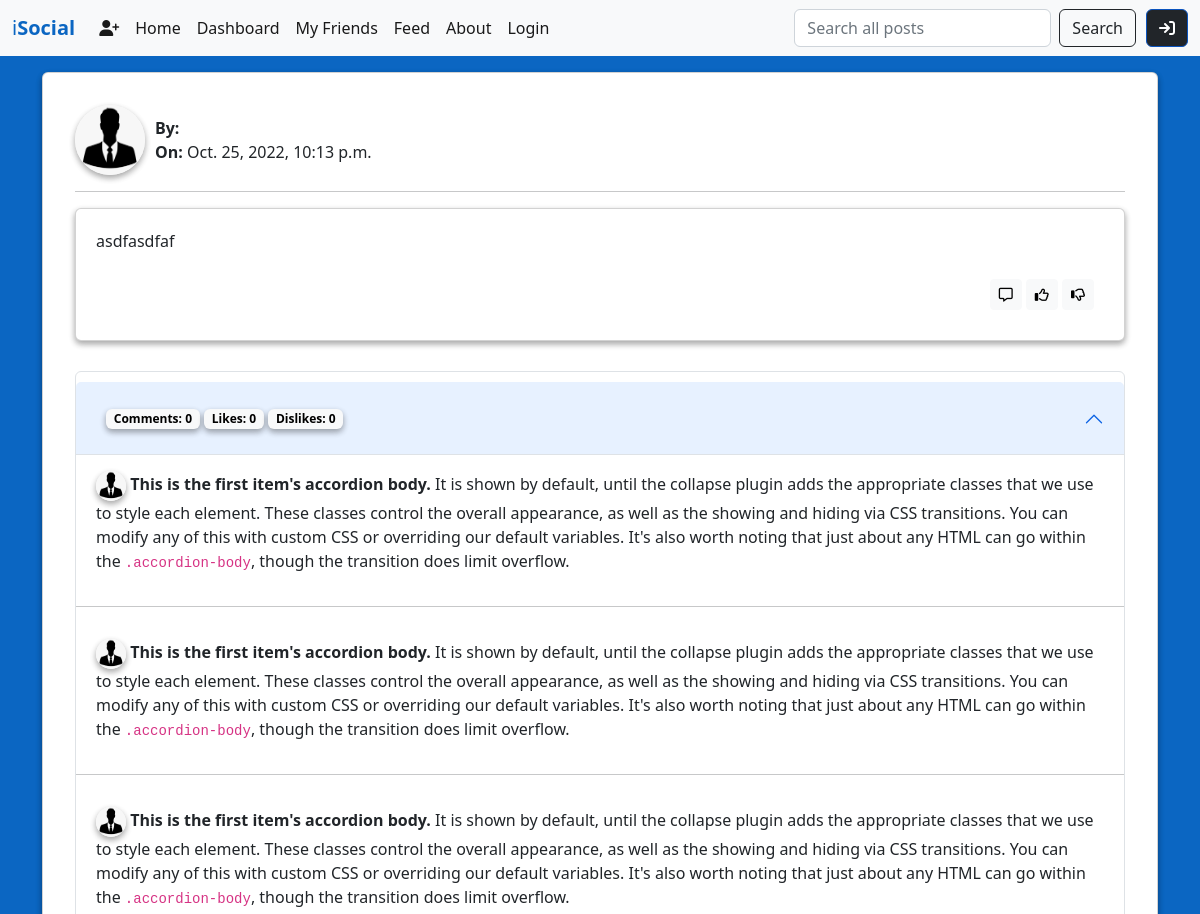
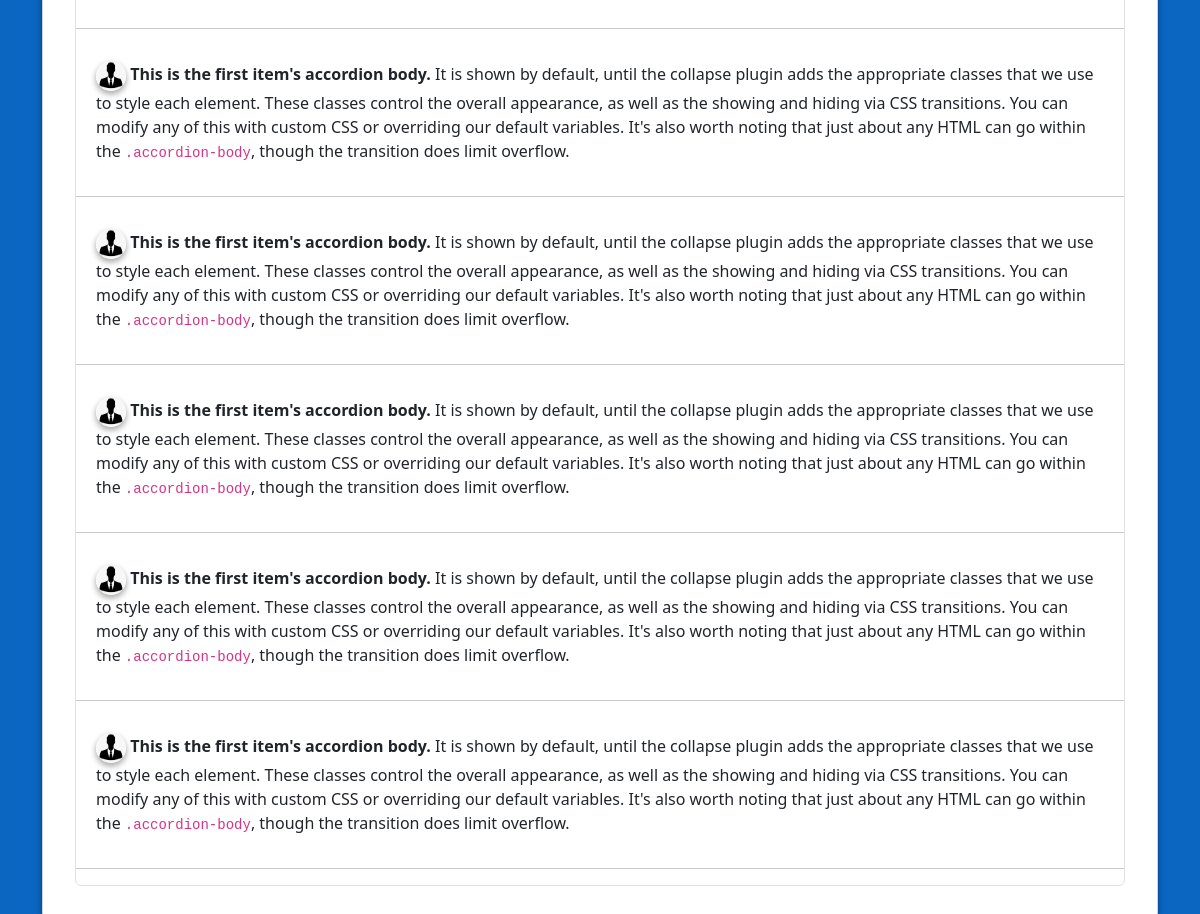
/posts/1, run on the app's committed database (2 pictures, top to bottom).
### posts/models.py (models this page shows)
class Post(models.Model):
    body = models.TextField()
    comments = models.IntegerField(default=0)
    likes = models.IntegerField(default=0)
    dislikes = models.IntegerField(default=0)
    created_on = models.DateTimeField(
        auto_now_add=True,
        null=True,
        blank=True
    )

### posts/views.py (the view)
# urls.py: path('<int:pk>', PostDetailView.as_view(), name='post_detail'),
class PostDetailView(DetailView, LoginRequiredMixin):
    template_name = "posts/post_detail.html"
    model = Post

### templates/posts/post_detail.html (shortened to what this page needs)
{% extends 'base.html' %}
{% block content %}
    <div class="card box">
        <div class="card-body">
            <div class="card-body">
                <div class="post-top">
                    <div  class="post-top">
                        <div>
                            <img src="/static/img/male.jpeg" alt="default user pic" width="70" height="70" class="profile-pic">
                        </div>
                        <div>
                            <div>
                                <strong>By:</strong> <a href="#"> {{ post.poster}} </a>
                            </div>
                            <div>
                                <strong> On:</strong> {{ post.created_on }}
                            </div>
                        </div>
                    </div>
                </div>
            <hr>
            <div class="card box post-text-box">
                <p class="card-text">{{ post.body }}</p>
                <div class="author-options">
                    {% if user != post.poster %}
                    <a href="#" class="btn btn-sm btn-light">
                        <i class="fa-regular fa-message"></i>
                    </a>
                    <a href="#" class="btn btn-sm btn-light">
                        <i class="fa-regular fa-thumbs-up"></i>
                    </a>
                    <a href="#" class="btn btn-sm btn-light">
                        <i class="fa-regular fa-thumbs-down"></i>
                    </a>
                    {% endif %}
                </div>
            </div>
            <div class="accordion comment-accordian">
                <div class="accordion-item">
                  <h2 class="accordion-header" id="headingOne">
                    <button class="accordion-button" type="button" data-bs-toggle="collapse" data-bs-target="#collapseOne" aria-expanded="true" aria-controls="collapseOne">
                        <div class="author-options">
                            <span class="badge text-bg-light comment-count"><strong>Comments:</strong> {{ post.comments }}</span>
                            <span class="badge text-bg-light like-count"><strong>Likes:</strong> {{ post.likes }}</span>
                            <span class="badge text-bg-light dislike-count"><strong>Dislikes:</strong> {{ post.dislikes }}</span>
                        </div>
                    </button>
                  </h2>
                  <div id="collapseOne" class="accordion-collapse collapse show" aria-labelledby="headingOne" data-bs-parent="#accordionExample">
                    <div class="accordion-body">
                        <img src="/static/img/male.jpeg" alt="default user pic" width="30" height="30" class="profile-pic">
                        <strong>This is the first item's accordion body.</strong> It is shown by default, until the collapse plugin adds the appropriate classes that we use to style each element. These classes control the overall appearance, as well as the showing and hiding via CSS transitions. You can modify any of this with custom CSS or overriding our default variables. It's also worth noting that just about any HTML can go within the <code>.accordion-body</code>, though the transition does limit overflow.
                    </div>
                    <hr>
                    <div class="accordion-body">
                        <img src="/static/img/male.jpeg" alt="default user pic" width="30" height="30" class="profile-pic">
                        <strong>This is the first item's accordion body.</strong> It is shown by default, until the collapse plugin adds the appropriate classes that we use to style each element. These classes control the overall appearance, as well as the showing and hiding via CSS transitions. You can modify any of this with custom CSS or overriding our default variables. It's also worth noting that just about any HTML can go within the <code>.accordion-body</code>, though the transition does limit overflow.
                    </div>
                    <hr>
                    <div class="accordion-body">
                        <img src="/static/img/male.jpeg" alt="default user pic" width="30" height="30" class="profile-pic">
                        <strong>This is the first item's accordion body.</strong> It is shown by default, until the collapse plugin adds the appropriate classes that we use to style each element. These classes control the overall appearance, as well as the showing and hiding via CSS transitions. You can modify any of this with custom CSS or overriding our default variables. It's also worth noting that just about any HTML can go within the <code>.accordion-body</code>, though the transition does limit overflow.
                    </div>
                    <hr>
                    <div class="accordion-body">
                        <img src="/static/img/male.jpeg" alt="default user pic" width="30" height="30" class="profile-pic">
                        <strong>This is the first item's accordion body.</strong> It is shown by default, until the collapse plugin adds the appropriate classes that we use to style each element. These classes control the overall appearance, as well as the showing and hiding via CSS transitions. You can modify any of this with custom CSS or overriding our default variables. It's also worth noting that just about any HTML can go within the <code>.accordion-body</code>, though the transition does limit overflow.
                    </div>
                    <hr>
                    <div class="accordion-body">
                        <img src="/static/img/male.jpeg" alt="default user pic" width="30" height="30" class="profile-pic">
                        <strong>This is the first item's accordion body.</strong> It is shown by default, until the collapse plugin adds the appropriate classes that we use to style each element. These classes control the overall appearance, as well as the showing and hiding via CSS transitions. You can modify any of this with custom CSS or overriding our default variables. It's also worth noting that just about any HTML can go within the <code>.accordion-body</code>, though the transition does limit overflow.
                    </div>
                    <hr>
                    <div class="accordion-body">
                        <img src="/static/img/male.jpeg" alt="default user pic" width="30" height="30" class="profile-pic">
                        <strong>This is the first item's accordion body.</strong> It is shown by default, until the collapse plugin adds the appropriate classes that we use to style each element. These classes control the overall appearance, as well as the showing and hiding via CSS transitions. You can modify any of this with custom CSS or overriding our default variables. It's also worth noting that just about any HTML can go within the <code>.accordion-body</code>, though the transition does limit overflow.
                    </div>
                    <hr>
                    <div class="accordion-body">
                        <img src="/static/img/male.jpeg" alt="default user pic" width="30" height="30" class="profile-pic">
                        <strong>This is the first item's accordion body.</strong> It is shown by default, until the collapse plugin adds the appropriate classes that we use to style each element. These classes control the overall appearance, as well as the showing and hiding via CSS transitions. You can modify any of this with custom CSS or overriding our default variables. It's also worth noting that just about any HTML can go within the <code>.accordion-body</code>, though the transition does limit overflow.
                    </div>
                    <hr>
                    <div class="accordion-body">
                        <img src="/static/img/male.jpeg" alt="default user pic" width="30" height="30" class="profile-pic">
                        <strong>This is the first item's accordion body.</strong> It is shown by default, until the collapse plugin adds the appropriate classes that we use to style each element. These classes control the overall appearance, as well as the showing and hiding via CSS transitions. You can modify any of this with custom CSS or overriding our default variables. It's also worth noting that just about any HTML can go within the <code>.accordion-body</code>, though the transition does limit overflow.
                    </div>
                    <hr>
                </div>
            </div>
            </div>
        </div>
    </div>
{% endblock content %}

### static/css/base.css (style rules this page uses)
.comment-accordian { margin-top: 30px; }
.comment-count, .like-count, .dislike-count { box-shadow: rgba(0, 0, 0, 0.16) 0px 3px 6px, rgba(0, 0, 0, 0.23) 0px 3px 6px; }
.post-text-box { padding: 20px }
.profile-pic { box-shadow: rgba(0, 0, 0, 0.16) 0px 3px 6px, rgba(0, 0, 0, 0.23) 0px 3px 6px; border-radius: 50%; }
.post-top { display: flex; align-items: center; justify-content: space-between; gap: 10px; }
h1, h2, h3, h4, h5, h6 { text-align: center; margin-top:10px; margin-bottom:10px; color: #212529; }
body { background-color: #0b66c2; }
.box { box-shadow: rgba(0, 0, 0, 0.16) 0px 3px 6px, rgba(0, 0, 0, 0.23) 0px 3px 6px; background-color: white; }
.author-options, #post-more { text-align: right; margin: 10px 10px; }

### data on the page
Post: created_on "Oct. 25, 2022, 10:13 p.m.", body "asdfasdfaf", comments "0", likes "0", dislikes "0"
